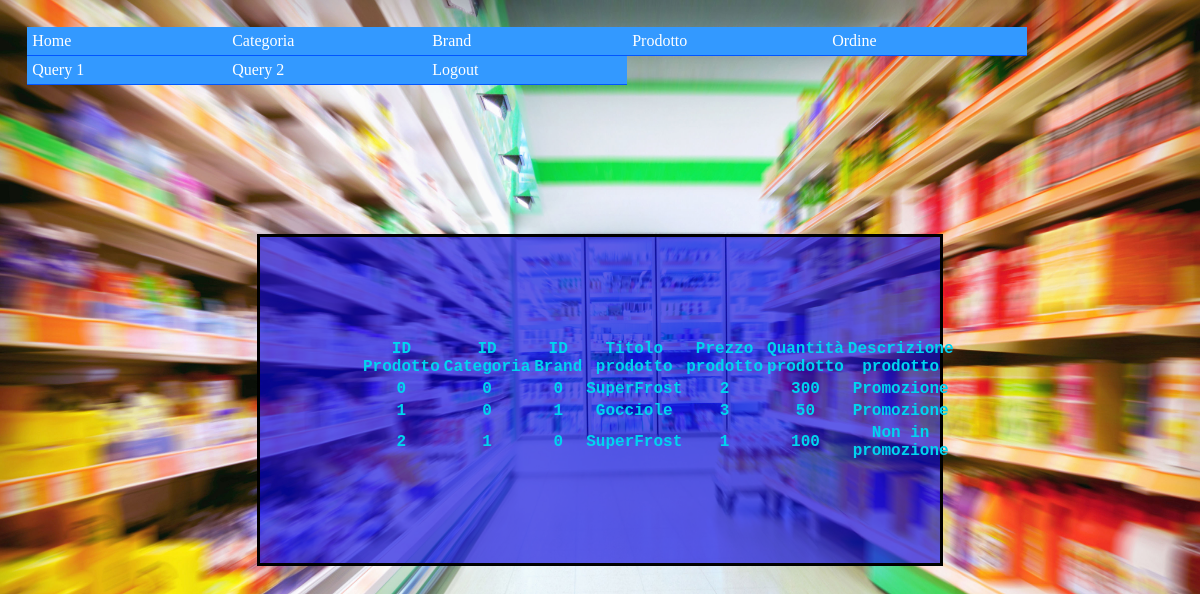
The page / (signed in) on the database its author committed.
### tables this page shows
CREATE TABLE `product` (
  `product_id` int(11) NOT NULL,
  `cat_id` int(11) NOT NULL,
  `brands_id` int(11) NOT NULL,
  `product_title` varchar(30) DEFAULT NULL,
  `product_price` int(11) DEFAULT NULL,
  `product_qty` int(11) DEFAULT NULL,
  `product_desc` varchar(30) DEFAULT NULL
);

### index.php (the view, shortened to what this page needs)
<?php
$servername = "localhost";
$username = "emanuele";
$password = "Romanista_66";
$dbname = "MarconiGo";
$conn = new mysqli($servername, $username, $password, $dbname);
?>
<!DOCTYPE html>
<head>
    <link rel="stylesheet" href="style.css">
</head>
<body>
<div id="nav">
    <ul>
        <li><a href="index.php">Home</a></li>
        <li><a href="CategoriesP.php">Categoria</a>
        <li><a href="BrandsP.php">Brand</a>
        <li><a href="ProductP.php">Prodotto</a>
        <li><a href="OrdersP.php">Ordine</a>
	    <li><a href="RicercaP.php">Query 1 </a>
        <li><a href="RicercaP2.php">Query 2 </a>
        <li><a href="logout.php">Logout</a></li><br>
    </ul>
</div>
<div class="bg-text">
<?php
$sql="SELECT DISTINCT * FROM  product ";
$result = mysqli_query($conn,$sql);
echo "<table>
<tr>
<th>ID Prodotto</th>
<th>ID Categoria</th>
<th>ID Brand</th>
<th>Titolo prodotto</th>
<th>Prezzo prodotto</th>
<th>Quantità prodotto</th>
<th>Descrizione prodotto</th>
</tr>";
while($row = mysqli_fetch_array($result)) {
  echo "<tr>";
  echo "<td>" . $row['product_id'] . "</td>";
  echo "<td>" . $row['cat_id'] . "</td>";
  echo "<td>" . $row['brands_id'] . "</td>";
  echo "<td>" . $row['product_title'] . "</td>";
  echo "<td>" . $row['product_price'] . "</td>";
  echo "<td>" . $row['product_qty'] . "</td>";
  echo "<td>" . $row['product_desc'] . "</td>";
  echo "</tr>";
}
echo "</table>";
?>
</div>
</body>
</html>

### style.css (style rules this page uses)
#nav ul { margin: 0px; padding: 0px; list-style: none; }
body { background-color: #0066ff; padding: 1.20em; background-image: url('supermercato.jpg'); background-repeat: no-repeat; background-attachment: fixed; background-size: 100% 100%; }
#nav ul li { position: relative; border-bottom:1px solid #0156ff; width: 200px; float: left; }
#nav ul li a { display: block; text-decoration: none; color: #fff; background: #3399ff; padding: 5px; }
.bg-text { font-family: "Monaco", "Courier New", monospace; background-color: #ffffff; background-color: rgba(5, 1, 219, 0.637); color: rgb(0, 212, 240); font-weight: bold; border: 3px solid #000000; position: absolute; top: 50%; left: 50%; transform: translate(-50%, -50%); z-index: 2; width: 40%; padding: 100px; text-align: center; }

### rows shown on the page
product: product_id "0", cat "0", brands "0", product_title "SuperFrost", product_price "2", product_qty "300", product_desc "Promozione"
product: product_id "1", cat "0", brands "1", product_title "Gocciole", product_price "3", product_qty "50", product_desc "Promozione"
product: product_id "2", cat "1", brands "0", product_title "SuperFrost", product_price "1", product_qty "100", product_desc "Non in promozione"
